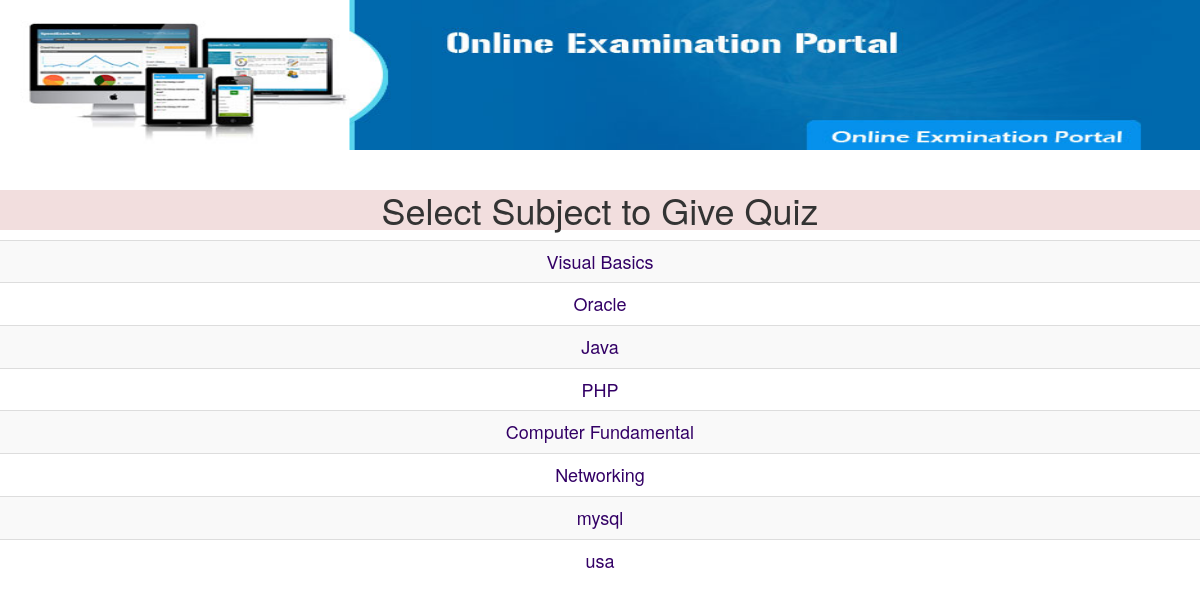
/sublist.php, run on the app's committed database.
### tables this page shows
CREATE TABLE `mst_subject` (
  `sub_id` int(5) NOT NULL,
  `sub_name` varchar(25) DEFAULT NULL
);

### sublist.php (the view, shortened to what this page needs)
<!DOCTYPE HTML PUBLIC "-//W3C//DTD HTML 4.01 Transitional//EN" "http://www.w3.org/TR/html4/loose.dtd">
<html>
<head>
<link href="quiz.css" rel="stylesheet" type="text/css">
<link rel="stylesheet" href="css/bootstrap.min.css"/>
</head>
<body>
<?php
include("header.php");
include("database.php");
echo "<h1 class='text-center bg-danger'>Select Subject to Give Quiz</h1>";
$rs=mysqli_query($con,"select * from mst_subject");
echo "<table class='table table-striped'>";
while($row=mysqli_fetch_row($rs))
{
	echo "<tr><td align=center ><a href=showtest.php?subid=$row[0]><font size=4>$row[1]</font></a>";
}
echo "</table>";
?>
</body>
</html>

### quiz.css (style rules this page uses)
body { margin-left: 0px; margin-top: 0px; }
a:link { color: #330066; text-decoration: none; }

### data on the page
mst_subject: sub_name "Visual Basics"
mst_subject: sub_name "Oracle"
mst_subject: sub_name "Java"
mst_subject: sub_name "PHP"
mst_subject: sub_name "Computer Fundamental"
mst_subject: sub_name "Networking"
mst_subject: sub_name "mysql"
mst_subject: sub_name "usa"
